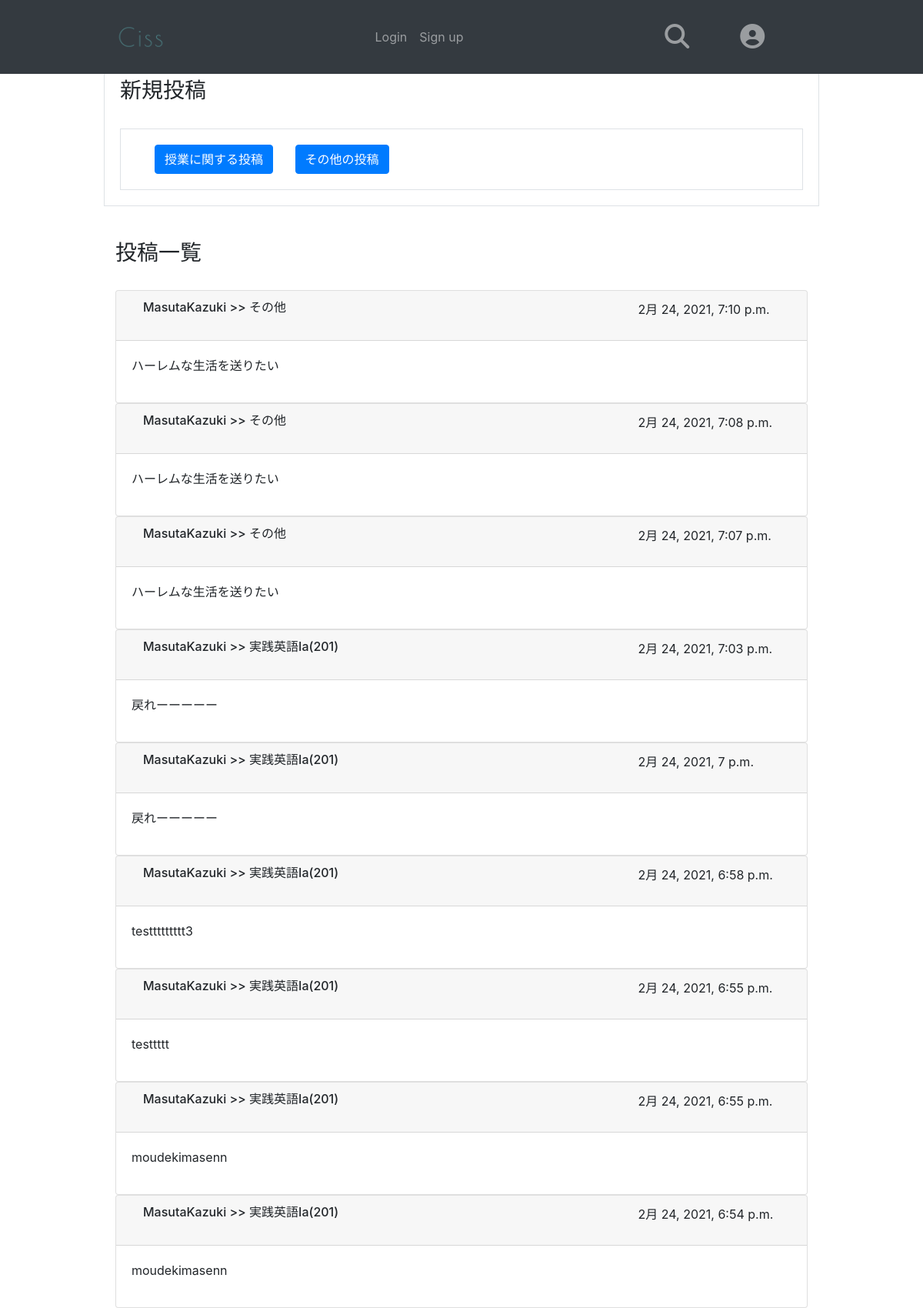
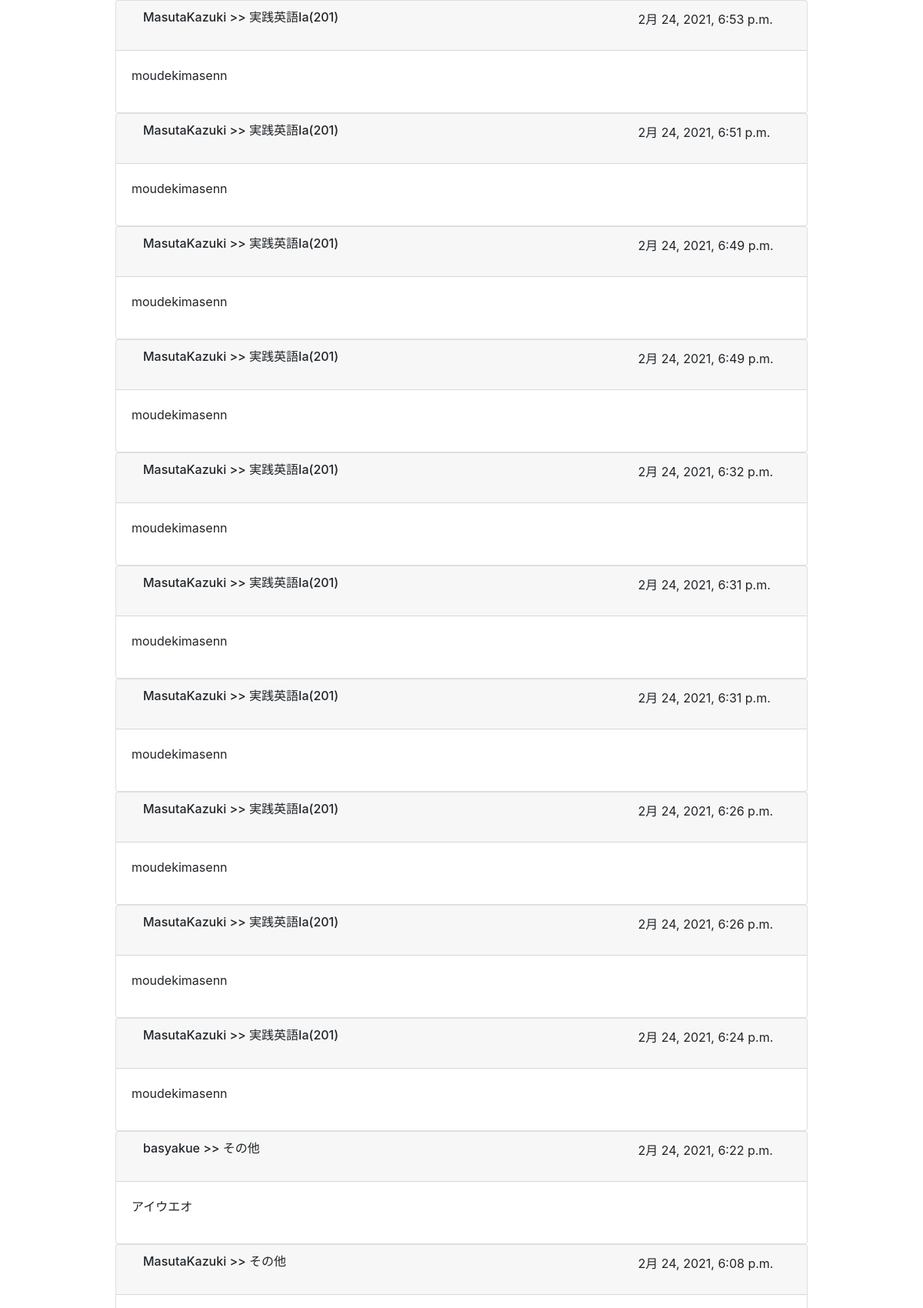
Screenshot of /cissapp/ (upper part) with the database file from the repository (2 pictures, top to bottom).
### cissapp/models.py (models this page shows, shortened)
class Topic(models.Model):
    id = models.BigAutoField(
        primary_key=True,
    )
    no = models.IntegerField(
        default=0,
    )
    data = models.ForeignKey(
        Data,
        on_delete=models.PROTECT,
    )
    title = models.CharField(
        'タイトル',
        max_length=30,
        null=True,
        blank=False,
    )
    content = models.TextField(
        verbose_name='本文',
        null=True,
        blank=False,
    )
    author = models.ForeignKey(
        get_user_model(), on_delete=models.CASCADE, blank=True
    )
    time = models.DateTimeField(
        default=timezone.now
    )
    created = models.DateTimeField(
        auto_now_add=True,
    )
    pub_flg = models.BooleanField(
        default=True,
    )
    modified = models.DateTimeField(
        auto_now=True,
    )
    objects = TopicManager()
    class Meta:
        verbose_name = '投稿'
        verbose_name_plural = '投稿一覧'

class Data(models.Model):
    category = models.CharField("科目種別", blank=True, max_length=100)
    no = models.CharField("授業番号", blank=True, max_length=10)
    semester = models.CharField("学期", blank=True, max_length=5)
    day = models.CharField("曜日", blank=True, max_length=1)
    name = models.CharField("科目", blank=True, max_length=20)
    period = models.CharField("時限", blank=True, max_length=2)
    teacher = models.CharField("担当教員", blank=True, max_length=30)
    credit = models.CharField("単位", blank=True, max_length=1)
    class Meta:
        verbose_name = '授業'
        verbose_name_plural = '授業一覧'

### cissapp/views.py (the view)
# urls.py: path('', IndexView.as_view(), name='index'),
class IndexView(ListView):
    model = Topic
    template_name = 'cissapp/index.html'
    queryset = Topic.objects.order_by('-created')
    context_object_name = 'topic_list'

### templates/cissapp/index.html (shortened to what this page needs)
<!DOCTYPE html>
{% extends 'cissapp/layout.html' %}
{% block content %}
  <div class="border" style="padding:20px;">
    <h3>新規投稿</h3>
    <br>
    <div class="border col-md">
      <div class="row">
        <div class="col-md" style="padding:20px;">
          <a class="ml-4" href="{% url 'cissapp:search' %}"><button class="btn btn-primary" type="submit">授業に関する投稿</button></a>
          <a class="ml-4" href="./5020/"><button class="btn btn-primary" type="submit">その他の投稿</button></a>
        </div>
      </div>
    </div>
  </div>
  <div class="col-md" style="margin-top:20px;">
    <br>
    <h3>投稿一覧</h3>
    <br>
    {% for Topic in topic_list %}
      <div class="card" style="padding:0;">
        <div class="card-header">
          <div class="row" style="margin:auto;">
            <h6 class="col-9">{{ Topic.author }} >> {{ Topic.data.name}}</h6>
            <p class="col-3">{{ Topic.time}}</p>
          </div>
        </div>
        <div class="card-body">
          <p　class="card-text">{{ Topic.content }}</p>
        </div>
      </div>
    {% endfor %}
  </div>
{% endblock %}

### templates/cissapp/layout.html (shortened to what this page needs)
{% load static %}
<!DOCTYPE html>
<html>
    <head>
        <link rel="stylesheet" href="https://maxcdn.bootstrapcdn.com/bootstrap/4.0.0/css/bootstrap.min.css">
    </head>
    <body>
        <nav class="navbar navbar-expand-sm navbar-dark bg-dark fixed-top ">
            <div class="container-fluid">
                <div class="navbar-header">
                    <a href="{% url 'cissapp:index' %}" class="navbar-brand">
                        <img  src="static/cissapp/picture/cissロゴ案２.png"  height="70px" >
                    </a>
                </div>
                <ul class="navbar-nav" >
                    {% if user.is_authenticated %}
                        <li class="nav-item ">
                            <span class="navbar-text">{{ user }} - </span>
                        </li>
                        <li class="nav-item ">
                            <a href="{% url 'logout' %}" class="logout nav-link">Logout</a>
                        </li>
                    {% else %}
                        <a href="{% url 'login' %}" class="login nav-link ">Login</a>
                        <li class="nav-item">
                            <a href="{% url 'accounts:signup' %}" class="signup nav-link "> Sign up </a>
                        </li>
                    {% endif %}
                </ul>
                <ul class="nav navbar-nav navbar-right">
                    <li class="nav-item "><a class="nav-link" href="{% url 'cissapp:search' %}"><i class="fas fa-search fa-2x glyphicon"></i></a></li>
                    <li class="nav-item "><a class="nav-link" href="#"><i class="fas fa-user-circle fa-2x glyphicon"></i></a></li>
                </ul>
            </div>
        </nav>
        <div class="container-fluid">
            {% block content %}
            {% endblock %}
       </div>
    </body>
</html>

### templates/cissapp/layout.html (style rules this page uses)
body { padding-top: 80px; }
.fas { margin-right: 50px; }
.container-fluid { width: 80%; padding-top:-10px; }

### rows the page displays
Topic: author "MasutaKazuki", data.name "その他", time "2月 24, 2021, 7:10 p.m.", content "ハーレムな生活を送りたい"
Topic: author "MasutaKazuki", data.name "その他", time "2月 24, 2021, 7:08 p.m.", content "ハーレムな生活を送りたい"
Topic: author "MasutaKazuki", data.name "その他", time "2月 24, 2021, 7:07 p.m.", content "ハーレムな生活を送りたい"
Topic: author "MasutaKazuki", data.name "実践英語Ia(201)", time "2月 24, 2021, 7:03 p.m.", content "戻れーーーーー"
Topic: author "MasutaKazuki", data.name "実践英語Ia(201)", time "2月 24, 2021, 7 p.m.", content "戻れーーーーー"
Topic: author "MasutaKazuki", data.name "実践英語Ia(201)", time "2月 24, 2021, 6:58 p.m.", content "testtttttttt3"
Topic: author "MasutaKazuki", data.name "実践英語Ia(201)", time "2月 24, 2021, 6:55 p.m.", content "testtttt"
Topic: author "MasutaKazuki", data.name "実践英語Ia(201)", time "2月 24, 2021, 6:55 p.m.", content "moudekimasenn"
Topic: author "MasutaKazuki", data.name "実践英語Ia(201)", time "2月 24, 2021, 6:54 p.m.", content "moudekimasenn"
Topic: author "MasutaKazuki", data.name "実践英語Ia(201)", time "2月 24, 2021, 6:53 p.m.", content "moudekimasenn"
Topic: author "MasutaKazuki", data.name "実践英語Ia(201)", time "2月 24, 2021, 6:51 p.m.", content "moudekimasenn"
Topic: author "MasutaKazuki", data.name "実践英語Ia(201)", time "2月 24, 2021, 6:49 p.m.", content "moudekimasenn"
Topic: author "MasutaKazuki", data.name "実践英語Ia(201)", time "2月 24, 2021, 6:49 p.m.", content "moudekimasenn"
Topic: author "MasutaKazuki", data.name "実践英語Ia(201)", time "2月 24, 2021, 6:32 p.m.", content "moudekimasenn"
Topic: author "MasutaKazuki", data.name "実践英語Ia(201)", time "2月 24, 2021, 6:31 p.m.", content "moudekimasenn"
Topic: author "MasutaKazuki", data.name "実践英語Ia(201)", time "2月 24, 2021, 6:31 p.m.", content "moudekimasenn"
Topic: author "MasutaKazuki", data.name "実践英語Ia(201)", time "2月 24, 2021, 6:26 p.m.", content "moudekimasenn"
Topic: author "MasutaKazuki", data.name "実践英語Ia(201)", time "2月 24, 2021, 6:26 p.m.", content "moudekimasenn"
Topic: author "MasutaKazuki", data.name "実践英語Ia(201)", time "2月 24, 2021, 6:24 p.m.", content "moudekimasenn"
Topic: author "basyakue", data.name "その他", time "2月 24, 2021, 6:22 p.m.", content "アイウエオ"
Topic: author "MasutaKazuki", data.name "その他", time "2月 24, 2021, 6:08 p.m."
